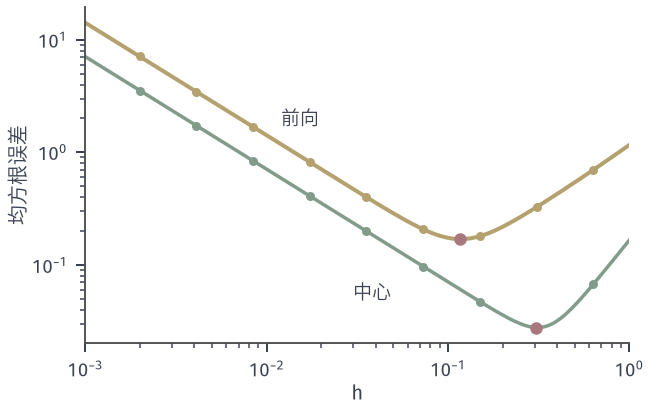

This figure's Python source:
from pathlib import Path
import sys
ROOT = next(p for p in Path(__file__).resolve().parents if (p/'build.sh').is_file() and (p/'tex/book.tex').is_file())
sys.path.insert(0, str(ROOT/'figures/00-shared/mathematical-preliminaries-upper/00-shared/comprehension-figures'))
from support import figure, save, BLUE, GREEN, YELLOW, RED, PURPLE, INK, MUTED, GRID, BLUE_FILL, GREEN_FILL, YELLOW_FILL, RED_FILL, PURPLE_FILL
import numpy as np
HERE = Path(__file__).resolve().parent
STROKE = '#4C4D4F'
def panels(w,h,n,left=.07,right=.99,top=.97,bottom=.22,wspace=.25,rows=1,**k):
    fig=figure(width_mm=w,height_mm=h)[0]; fig.clf(); fig.set_layout_engine(None)
    A=[fig.add_subplot(rows,n,i+1,**k) for i in range(n*rows)]
    fig.subplots_adjust(left=left,right=right,top=top,bottom=bottom,wspace=wspace)
    return fig,A
def tag(fig,ax,s,y):
    p=ax.get_position(); fig.text((p.x0+p.x1)/2,y,s,ha='center',va='bottom')
H2=np.array([1.,9.]); X0=np.array([9.,1.])
def f2(x): return .5*(H2*np.asarray(x,float)**2).sum(-1)
def g2(x): return H2*np.asarray(x,float)
def sphere(rng,k,n=2):
    u=rng.standard_normal((k,n)); return u/np.linalg.norm(u,axis=1,keepdims=True)
# 扰动尺度的 U 形：phi=s^2/2+s^3/6，s0=1，sigma=0.01，独立噪声。曲线为偏差平方加方差的精确值，点为 2e5 次 Monte Carlo 的均方根误差。
fig,ax=figure(width_mm=92,height_mm=58)
phi=lambda s:.5*s**2+s**3/6; s0=1.; sig=.01
h=np.logspace(-3,0,200)
bf=(phi(s0+h)-phi(s0))/h-1.5; bc=(phi(s0+h)-phi(s0-h))/(2*h)-1.5
Rf=(bf**2+2*sig**2/h**2)**.5; Rc=(bc**2+sig**2/(2*h**2))**.5
ax.loglog(h,Rf,color=YELLOW,lw=1.6); ax.loglog(h,Rc,color=GREEN,lw=1.4)
rng=np.random.default_rng(6); hs=np.logspace(-2.7,-.2,9); N=200000
Mf=[];Mc=[]
for b in hs:
    z=sig*rng.standard_normal((N,2)); Mf.append(((((phi(s0+b)-phi(s0)+z[:,0]-z[:,1])/b-1.5)**2).mean())**.5)
    z=sig*rng.standard_normal((N,2)); Mc.append(((((phi(s0+b)-phi(s0-b)+z[:,0]-z[:,1])/(2*b)-1.5)**2).mean())**.5)
ax.loglog(hs,Mf,'o',color=YELLOW,ms=3.6,mew=0); ax.loglog(hs,Mc,'o',color=GREEN,ms=3.6,mew=0)
i=Rf.argmin(); j=Rc.argmin(); ax.plot([h[i]],[Rf[i]],'o',color=RED,ms=5,mew=0,zorder=6); ax.plot([h[j]],[Rc[j]],'o',color=RED,ms=5,mew=0,zorder=6)
ax.set_xlabel('$h$',labelpad=1); ax.set_ylabel('均方根误差',labelpad=1); ax.set_xlim(1e-3,1)
ax.text(.012,1.75,'前向',fontsize=7.5,color=INK); ax.text(.0025,.8,'',fontsize=7.5); ax.text(.03,.05,'中心',fontsize=7.5,color=INK)
save(fig,HERE,'figure',{'sigma':sig,'h_forward':float(h[i]),'rmse_forward':float(Rf[i]),'h_central':float(h[j]),'rmse_central':float(Rc[j])})
print(h[i],Rf[i],h[j],Rc[j])
